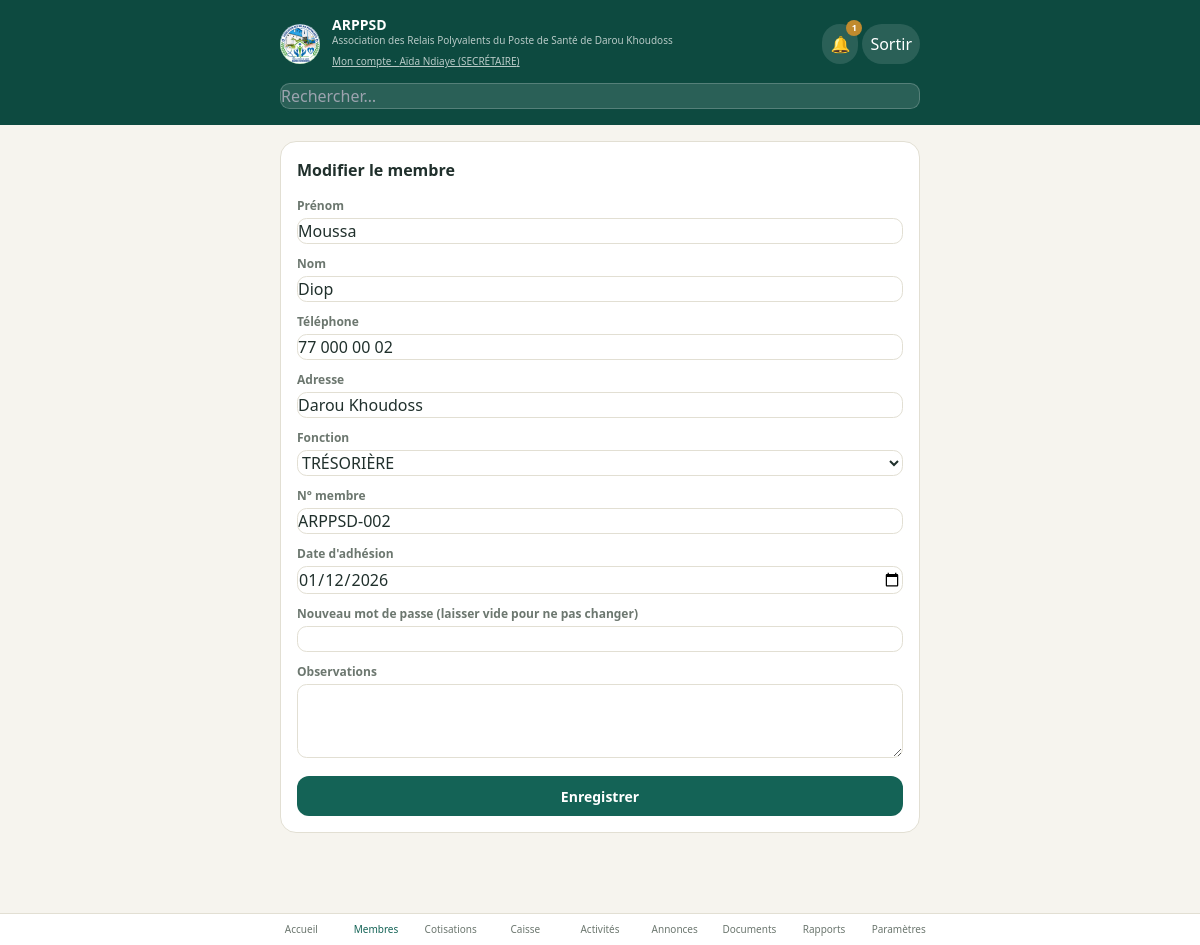
Page /membres/749b4e9d1634/modifier (signed in) on the committed database.
### tables this page shows
CREATE TABLE setting (
    key TEXT PRIMARY KEY,
    value TEXT
);

CREATE TABLE member (
    id TEXT PRIMARY KEY,
    first_name TEXT NOT NULL,
    last_name TEXT NOT NULL,
    phone TEXT, address TEXT, fonction TEXT DEFAULT 'MEMBRE',
    member_code TEXT, join_date TEXT, status TEXT DEFAULT 'actif',
    notes TEXT, is_demo INTEGER DEFAULT 0, password_hash TEXT
);

### app.py (the view, shortened to what this page needs)
@app.route("/membres/<mid>/modifier", methods=["GET", "POST"])
@login_required
@require_perm("manage_members")
def member_edit(mid):
    m = db.get_member(mid)
    return render_template("member_form.html", member=m, roles=ROLES)

### app.py (called while the page is built)
@app.after_request
def backup_db_after_write(response):
    if request.method == "POST" and response.status_code < 400 and gdrive.is_configured():
        try:
            gdrive.backup_db_file(db.DB_PATH)
        except Exception:
            pass
    return response

def get_permissions():
    return db.get_setting("permissions", DEFAULT_PERMISSIONS)

def current_user():
    uid = session.get("user_id")
    if not uid:
        return None
    m = db.get_member(uid)
    if not m or m.status != "actif":
        session.clear()
        return None
    return {"id": m.id, "name": m.full_name, "role": m.fonction}

def current_perms():
    user = current_user()
    if not user:
        return {}
    return get_permissions().get(user["role"], {})

def login_required(fn):
    @wraps(fn)
    def wrapper(*args, **kwargs):
        if not current_user():
            return redirect(url_for("login"))
        return fn(*args, **kwargs)
    return wrapper

def require_perm(key):
    def decorator(fn):
        @wraps(fn)
        def wrapper(*args, **kwargs):
            if not current_perms().get(key):
                flash("Vous n'avez pas la permission d'effectuer cette action.", "danger")
                return redirect(url_for("dashboard"))
            return fn(*args, **kwargs)
        return wrapper
    return decorator

@app.context_processor
def inject_globals():
    user = current_user()
    unread = db.count_unread_notifications(user["id"], user["role"]) if user else 0
    return dict(
        current_user=user,
        perms=current_perms(),
        org_name=db.get_setting("org_name", "Association des Relais Polyvalents du Poste de Santé de Darou Khoudoss"),
        org_acronym=db.get_setting("org_acronym", "ARPPSD"),
        MONTHS_FR=MONTHS_FR,
        unread_notifications=unread,
    )

### db.py (called while the page is built)
def get_db():
    if "db" not in g:
        g.db = sqlite3.connect(DB_PATH)
        g.db.row_factory = sqlite3.Row
        g.db.execute("PRAGMA foreign_keys = ON")
    return g.db

def _parse_date(value):
    if not value:
        return None
    return datetime.strptime(value, "%Y-%m-%d").date()

def row_to_member(r):
    if r is None:
        return None
    d = Row(dict(r))
    d.join_date = _parse_date(d.get("join_date"))
    d.full_name = f"{d.get('first_name','')} {d.get('last_name','')}"
    return d

def get_member(member_id):
    db = get_db()
    return row_to_member(db.execute("SELECT * FROM member WHERE id = ?", (member_id,)).fetchone())

### templates/member_form.html
{% extends "base.html" %}
{% set active_nav = "members" %}
{% block content %}
<div class="card">
  <h2 class="font-bold text-base mb-4">{{ 'Modifier le membre' if member else 'Nouveau membre' }}</h2>
  <form method="POST" class="space-y-3">
    <label class="block">
      <span class="block text-xs font-semibold mb-1" style="color:var(--muted)">Prénom</span>
      <input name="first_name" required value="{{ member.first_name if member else '' }}">
    </label>
    <label class="block">
      <span class="block text-xs font-semibold mb-1" style="color:var(--muted)">Nom</span>
      <input name="last_name" required value="{{ member.last_name if member else '' }}">
    </label>
    <label class="block">
      <span class="block text-xs font-semibold mb-1" style="color:var(--muted)">Téléphone</span>
      <input name="phone" value="{{ member.phone if member else '' }}">
    </label>
    <label class="block">
      <span class="block text-xs font-semibold mb-1" style="color:var(--muted)">Adresse</span>
      <input name="address" value="{{ member.address if member else '' }}">
    </label>
    <label class="block">
      <span class="block text-xs font-semibold mb-1" style="color:var(--muted)">Fonction</span>
      <select name="fonction">
        {% for r in roles %}
          <option value="{{ r }}" {% if member and member.fonction == r %}selected{% endif %}>{{ r }}</option>
        {% endfor %}
      </select>
    </label>
    <label class="block">
      <span class="block text-xs font-semibold mb-1" style="color:var(--muted)">N° membre</span>
      <input name="member_code" value="{{ member.member_code if member else '' }}">
    </label>
    <label class="block">
      <span class="block text-xs font-semibold mb-1" style="color:var(--muted)">Date d'adhésion</span>
      <input type="date" name="join_date" value="{{ member.join_date.isoformat() if member else '' }}" required>
    </label>
    <label class="block">
      <span class="block text-xs font-semibold mb-1" style="color:var(--muted)">
        {{ 'Nouveau mot de passe (laisser vide pour ne pas changer)' if member else 'Mot de passe (au moins 4 caractères)' }}
      </span>
      <input type="password" name="password" {% if not member %}required{% endif %} minlength="4">
    </label>
    <label class="block">
      <span class="block text-xs font-semibold mb-1" style="color:var(--muted)">Observations</span>
      <textarea name="notes" rows="3">{{ member.notes if member else '' }}</textarea>
    </label>
    <button type="submit" class="btn btn-primary w-full">Enregistrer</button>
  </form>
</div>
{% endblock %}

### templates/base.html (shortened to what this page needs)
<!DOCTYPE html>
<html lang="fr">
<head>
  <script src="https://cdn.tailwindcss.com"></script>
</head>
<body class="min-h-screen flex flex-col">
  {% if current_user %}
  <div style="background: var(--primary-dark);" class="text-white">
    <div class="max-w-2xl mx-auto px-4 pt-4 pb-3 flex items-center justify-between">
      <div class="flex items-center gap-3">
        <img src="{{ url_for('static', filename='logo.jpg') }}" alt="Logo {{ org_acronym }}"
             class="w-10 h-10 rounded-full object-cover flex-shrink-0">
        <div>
          <div class="font-bold text-sm leading-tight">{{ org_acronym }}</div>
          <div class="text-[10px] opacity-70 leading-snug">{{ org_name }}</div>
          <a href="{{ url_for('my_account') }}" class="text-[10px] underline opacity-70">Mon compte · {{ current_user.name }} ({{ current_user.role }})</a>
        </div>
      </div>
      <div class="flex items-center gap-1 flex-shrink-0">
        <a href="{{ url_for('notifications') }}" class="p-2 rounded-full relative" style="background: rgba(255,255,255,.12);" aria-label="Notifications">
          🔔
          {% if unread_notifications %}
          <span class="absolute -top-1 -right-1 text-[9px] font-bold rounded-full w-4 h-4 flex items-center justify-center"
                style="background: var(--accent); color:#fff;">{{ unread_notifications if unread_notifications < 10 else '9+' }}</span>
          {% endif %}
        </a>
        <a href="{{ url_for('logout') }}" class="p-2 rounded-full" style="background: rgba(255,255,255,.12);">Sortir</a>
      </div>
    </div>
    <div class="max-w-2xl mx-auto px-4 pb-4">
      <form method="GET" action="{{ url_for('search') }}">
        <input name="q" placeholder="Rechercher…" value="{{ request.args.get('q', '') }}"
               style="background: rgba(255,255,255,.12); border:1px solid rgba(255,255,255,.2); color:#fff;">
      </form>
    </div>
  </div>
  {% endif %}
  <div class="flex-1 w-full max-w-2xl mx-auto px-4 pt-4 {% if current_user %}pb-28{% endif %}">
    {% block content %}{% endblock %}
  </div>
  {% if current_user %}
  <nav class="fixed bottom-0 left-0 right-0 flex" style="background: var(--surface); border-top:1px solid var(--border);">
    <div class="flex mx-auto max-w-2xl w-full overflow-x-auto">
      {% set nav_items = [
        ('dashboard', 'Accueil', url_for('dashboard')),
        ('members', 'Membres', url_for('members')),
        ('contributions', 'Cotisations', url_for('contributions')),
        ('caisse', 'Caisse', url_for('caisse')),
        ('activities', 'Activités', url_for('activities')),
        ('announcements', 'Annonces', url_for('announcements')),
        ('documents', 'Documents', url_for('documents')),
        ('reports', 'Rapports', url_for('reports')),
        ('settings', 'Paramètres', url_for('settings_view')),
      ] %}
      {% for key, label, href in nav_items %}
        <a href="{{ href }}" class="navlink flex flex-col items-center justify-center gap-0.5 py-2 flex-1 min-w-[64px] text-[10px] font-medium {% if active_nav == key %}active{% endif %}">
          {{ label }}
        </a>
      {% endfor %}
    </div>
  </nav>
  {% endif %}
</body>
</html>

### templates/base.html (style rules this page uses)
:root { --bg:#F6F4EE; --surface:#FFFFFF; --primary:#146356; --primary-dark:#0D4A40; --primary-light:#E6F0ED; --accent:#C08A2E; --accent-light:#F5EBD8; --ink:#20302C; --muted:#6C776F; --border:#E2DFD3; --danger:#B14A3D; --danger-light:#F7E9E6; --success:#2E7D53; --success-light:#E5F2EA; --warning:#B08628; --warning-light:#F5EEDA; }
body { background: var(--bg); color: var(--ink); font-family: ui-sans-serif, system-ui, sans-serif; }
.card { background: var(--surface); border: 1px solid var(--border); border-radius: 1rem; padding: 1rem; }
.btn { display:inline-flex; align-items:center; justify-content:center; gap:.4rem; border-radius:.75rem; padding:.6rem 1rem; font-weight:600; font-size:.875rem; }
.btn-primary { background: var(--primary); color:#fff; }
input, select, textarea { width:100%; padding:.6rem .75rem; border-radius:.6rem; border:1px solid var(--border); background:#fff; font-size:.875rem; }
.navlink.active { color: var(--primary) !important; }
.navlink { color: var(--muted); }

### rows in the picture
setting: value "ARPPSD"
setting: value "Association des Relais Polyvalents du Poste de Santé de Darou Khoudoss"
member: role "SECRÉTAIRE"
member: first_name "Moussa", last_name "Diop", phone "77 000 00 02", address "Darou Khoudoss", fonction "TRÉSORIÈRE", member_code "ARPPSD-002"

### other values in the picture
{{ current_user.name }} "Aïda Ndiaye"
{{ unread_notifications if unread_notifications < 10 else '9+' }} "1"
{{ 'Modifier le membre' if member else 'Nouveau membre' }} "Modifier le membre"
{{ label }} "Accueil" "Membres" "Cotisations" "Caisse" "Activités" "Annonces" "Documents" "Rapports" "Paramètres"
